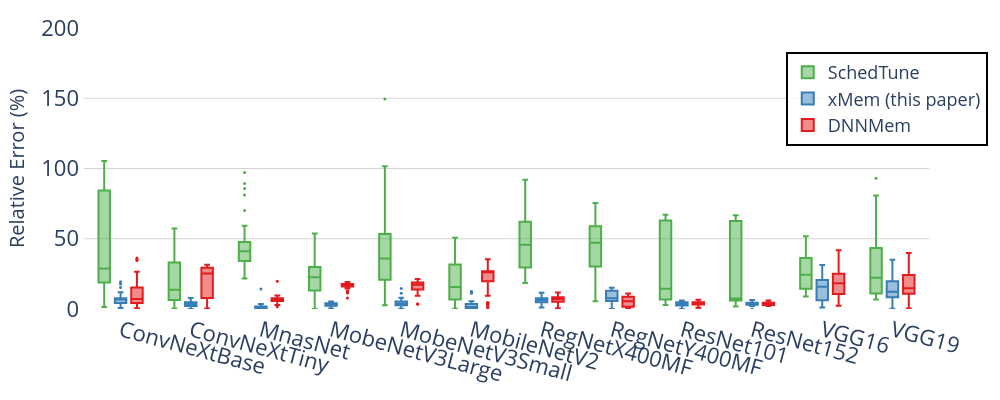

The code cell stored with this chart in its notebook:
### Code cell
fig = e_plot.llm_plot_relative_error_in_box_diagram_with_verification_data(
    title="Evaluation-Relative Error Experiments Result across Estimators-SGD",
    data_dir=project_base,
    overall_median=False,
    image_size=(1000, 400),
    font_size=20,
    legend_font_size=18,
    tickfont_size=22,
    view_mode = False,
    yrange=(0, 200),
)
fig.show()

### Figure 1 — Plotly figure (JSON) as saved in the notebook; plotly's stock layout.template omitted (floating-point values rounded to 4 significant figures; data arrays with more than 128 entries replaced by an {"elided": "..."} marker saying what was removed)
{"data": [{"alignmentgroup": "True", "hovertemplate": "Estimator=SchedTune<br>Model=%{x}<br>Error=%{y}<extra></extra>", "legendgroup": "SchedTune", "marker": {"color": "#4daf4a", "size": 3}, "name": "SchedTune", "notched": false, "offsetgroup": "SchedTune", "orientation": "v", "showlegend": true, "x": {"elided": "529 str values"}, "x0": " ", "xaxis": "x", "y": {"elided": "529 float values"}, "y0": " ", "yaxis": "y", "type": "box"}, {"alignmentgroup": "True", "hovertemplate": "Estimator=xMem (this paper)<br>Model=%{x}<br>Error=%{y}<extra></extra>", "legendgroup": "xMem (this paper)", "marker": {"color": "#377eb8", "size": 3}, "name": "xMem (this paper)", "notched": false, "offsetgroup": "xMem (this paper)", "orientation": "v", "showlegend": true, "x": {"elided": "529 str values"}, "x0": " ", "xaxis": "x", "y": {"elided": "529 float values"}, "y0": " ", "yaxis": "y", "type": "box"}, {"alignmentgroup": "True", "hovertemplate": "Estimator=DNNMem<br>Model=%{x}<br>Error=%{y}<extra></extra>", "legendgroup": "DNNMem", "marker": {"color": "#e41a1c", "size": 3}, "name": "DNNMem", "notched": false, "offsetgroup": "DNNMem", "orientation": "v", "showlegend": true, "x": {"elided": "529 str values"}, "x0": " ", "xaxis": "x", "y": {"elided": "529 float values"}, "y0": " ", "yaxis": "y", "type": "box"}], "layout": {"xaxis": {"anchor": "y", "domain": [0.0, 1.0], "title": {"font": {"size": 20}}, "categoryorder": "array", "categoryarray": ["ConvNeXtBase", "ConvNeXtTiny", "MnasNet", "MobeNetV3Large", "MobeNetV3Small", "MobileNetV2", "RegNetX400MF", "RegNetY400MF", "ResNet101", "ResNet152", "VGG16", "VGG19"], "tickangle": 15, "tickfont": {"size": 22}, "showgrid": false}, "yaxis": {"anchor": "x", "domain": [0.0, 1.0], "title": {"text": "Relative Error (%)", "font": {"size": 20}}, "tickfont": {"size": 22}, "showgrid": true, "gridcolor": "LightGray", "zeroline": false, "range": [0, 200]}, "legend": {"title": {}, "tracegroupgap": 0, "font": {"size": 18}, "orientation": "v", "yanchor": "bottom", "y": 0.58, "xanchor": "center", "x": 0.95, "bgcolor": "rgba(255,255,255,0.8)", "bordercolor": "Black", "borderwidth": 2}, "margin": {"t": 20, "l": 60, "r": 20, "b": 50, "pad": 4}, "boxmode": "group", "font": {"size": 20}, "title": {"x": 0.5}, "plot_bgcolor": "white", "width": 1000, "height": 400}}
